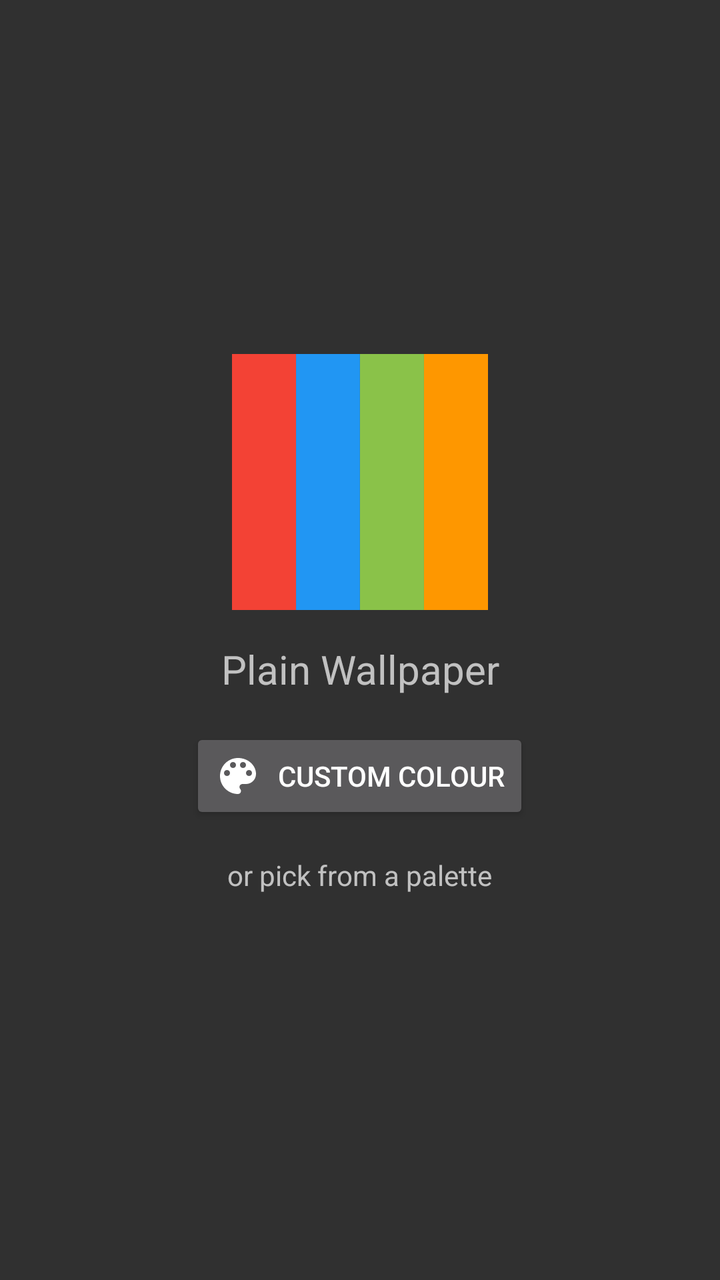
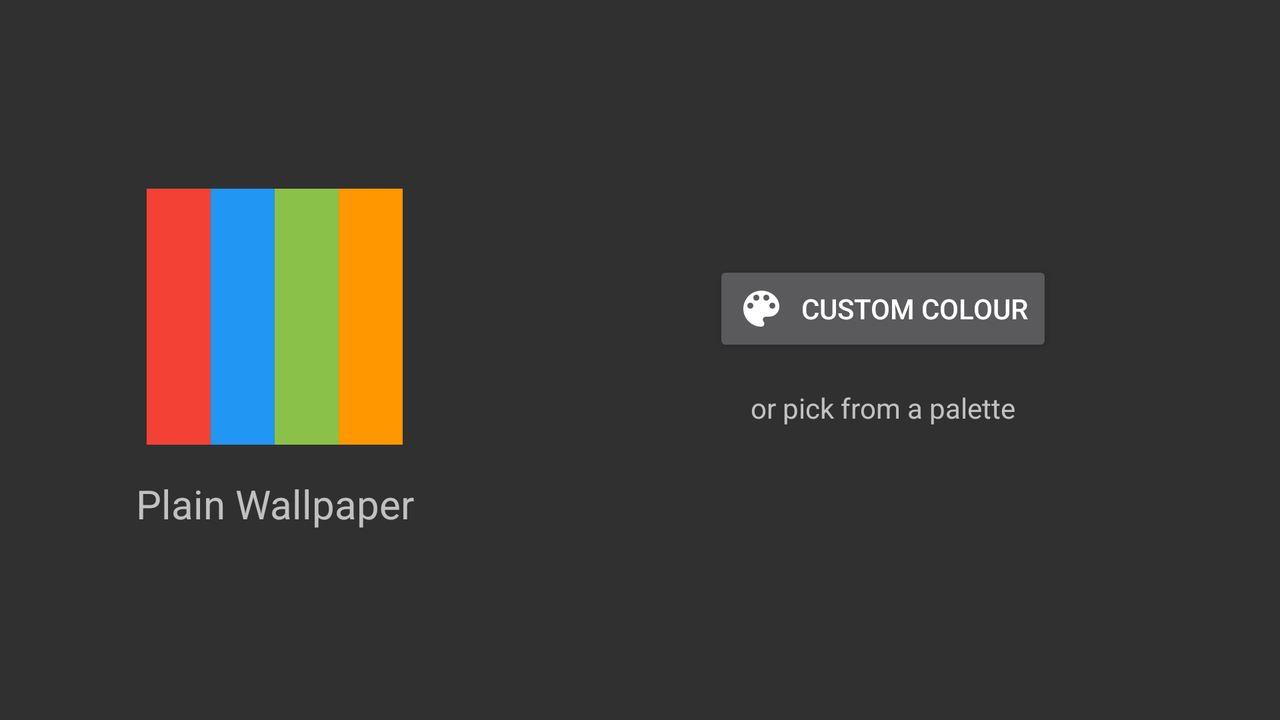

Two renders of one Android screen. The first uses the default layout on a phone; the second uses the alternative layout the repository ships for a different screen configuration, on a matching device. The two XML files are below.
<!-- AndroidManifest.xml: application theme AppTheme -->
<!-- res/layout/fragment_palette_selection.xml -->
<?xml version="1.0" encoding="utf-8"?>
<ScrollView xmlns:android="http://schemas.android.com/apk/res/android"
    android:id="@+id/scrollView"
    android:layout_width="match_parent"
    android:layout_height="match_parent"
    android:fillViewport="true"
    >

  <LinearLayout
      android:id="@+id/layout"
      android:layout_width="match_parent"
      android:layout_height="wrap_content"
      android:gravity="center"
      android:orientation="vertical"
      android:paddingTop="@dimen/vertical_padding"
      android:paddingBottom="@dimen/vertical_padding"
      android:paddingLeft="@dimen/horizontal_padding"
      android:paddingRight="@dimen/horizontal_padding"
      >

    <TextView
        android:layout_height="wrap_content"
        android:layout_width="wrap_content"
        android:gravity="center"
        android:text="@string/app_name"
        android:textSize="@dimen/text_size_title"
        android:drawableTop="@drawable/colorbands_128dp"
        android:drawablePadding="@dimen/vertical_padding"
        android:layout_marginBottom="@dimen/vertical_padding"
        />

    <Button
        android:id="@+id/btnCustomColor"
        android:layout_width="wrap_content"
        android:layout_height="wrap_content"
        android:drawableLeft="@drawable/ic_color_lens_24dp"
        android:drawablePadding="8dp"
        android:drawableStart="@drawable/ic_color_lens_24dp"
        android:text="@string/custom_color"
        />

    <TextView
        android:layout_width="wrap_content"
        android:layout_height="wrap_content"
        android:layout_gravity="center_horizontal"
        android:layout_marginBottom="@dimen/vertical_padding"
        android:layout_marginTop="@dimen/vertical_padding"
        android:text="@string/palette_title"
        />

    <TableLayout
        android:id="@+id/tablePalettes"
        android:layout_width="wrap_content"
        android:layout_height="wrap_content"
        android:layout_gravity="center_horizontal"
        />

  </LinearLayout>

</ScrollView>
<!-- resources referenced by this layout -->
<resources>
  <dimen name="horizontal_padding">16dp</dimen>
  <dimen name="text_size_title">20sp</dimen>
  <dimen name="vertical_padding">16dp</dimen>
  <!-- drawable colorbands_128dp (drawable) -->
  <vector android:height="128dp"
      android:viewportHeight="256.0"
      android:viewportWidth="255.86545"
      android:width="128dp"
      xmlns:android="http://schemas.android.com/apk/res/android">
    <path
        android:fillColor="#fe9700"
        android:pathData="M191.87,128V0h32,32v128,128h-32,-32z"/>
    <path
        android:fillColor="#8ac249"
        android:pathData="M127.87,128V0h32,32v128,128h-32,-32z"/>
    <path
        android:fillColor="#f34235"
        android:pathData="M0,128V0H32,64V128,256H32,-0Z"/>
    <path
        android:fillColor="#2196f3"
        android:pathData="M64,127.91V0H95.93,127.87V127.91L127.87,256 96.11,256 64,256Z"/>
  </vector>
  <!-- drawable ic_color_lens_24dp (drawable) -->
  <vector xmlns:android="http://schemas.android.com/apk/res/android"
      android:width="24dp"
      android:height="24dp"
      android:viewportWidth="24.0"
      android:viewportHeight="24.0">
    <path
        android:fillColor="#FFFFFFFF"
        android:pathData="M12,3c-4.97,0 -9,4.03 -9,9s4.03,9 9,9c0.83,0 1.5,-0.67 1.5,-1.5 0,-0.39 -0.15,-0.74 -0.39,-1.01 -0.23,-0.26 -0.38,-0.61 -0.38,-0.99 0,-0.83 0.67,-1.5 1.5,-1.5L16,16c2.76,0 5,-2.24 5,-5 0,-4.42 -4.03,-8 -9,-8zM6.5,12c-0.83,0 -1.5,-0.67 -1.5,-1.5S5.67,9 6.5,9 8,9.67 8,10.5 7.33,12 6.5,12zM9.5,8C8.67,8 8,7.33 8,6.5S8.67,5 9.5,5s1.5,0.67 1.5,1.5S10.33,8 9.5,8zM14.5,8c-0.83,0 -1.5,-0.67 -1.5,-1.5S13.67,5 14.5,5s1.5,0.67 1.5,1.5S15.33,8 14.5,8zM17.5,12c-0.83,0 -1.5,-0.67 -1.5,-1.5S16.67,9 17.5,9s1.5,0.67 1.5,1.5 -0.67,1.5 -1.5,1.5z"/>
  </vector>
  <string name="app_name">Plain Wallpaper</string>
  <string name="custom_color">Custom colour</string>
  <string name="palette_title">or pick from a palette</string>
  <style name="AppTheme" parent="AppThemeBase">
      <item name="android:windowBackground">@color/background</item>
    </style>
  <!-- from res/values-v21/ -->
  <style name="AppThemeBase" parent="android:Theme.Material.NoActionBar">
    </style>
  <color name="background">#FF303030</color>
</resources>
<!-- res/layout-land/fragment_palette_selection.xml (the repository's variant of the layout above) -->
<!-- drawn on the phone turned sideways -->
<?xml version="1.0" encoding="utf-8"?>
<ScrollView xmlns:android="http://schemas.android.com/apk/res/android"
    android:id="@+id/scrollView"
    android:layout_width="match_parent"
    android:layout_height="match_parent"
    android:fillViewport="true"
    >

  <LinearLayout
      android:id="@+id/layout"
      android:layout_width="match_parent"
      android:layout_height="wrap_content"
      android:gravity="center"
      android:orientation="horizontal"
      android:paddingTop="@dimen/vertical_padding"
      android:paddingBottom="@dimen/vertical_padding"
      android:baselineAligned="false"
      >

    <TextView
        android:layout_width="0dp"
        android:layout_height="wrap_content"
        android:layout_weight="1"
        android:layout_marginLeft="@dimen/horizontal_padding"
        android:layout_marginStart="@dimen/horizontal_padding"
        android:gravity="center"
        android:text="@string/app_name"
        android:textSize="@dimen/text_size_title"
        android:drawableTop="@drawable/colorbands_128dp"
        android:drawablePadding="@dimen/vertical_padding"
        />

    <LinearLayout
        android:layout_width="0dp"
        android:layout_height="wrap_content"
        android:layout_weight="1.5"
        android:layout_marginRight="@dimen/horizontal_padding"
        android:layout_marginEnd="@dimen/horizontal_padding"
        android:orientation="vertical"
        android:gravity="center"
        >

      <Button
          android:id="@+id/btnCustomColor"
          android:layout_width="wrap_content"
          android:layout_height="wrap_content"
          android:drawableLeft="@drawable/ic_color_lens_24dp"
          android:drawableStart="@drawable/ic_color_lens_24dp"
          android:drawablePadding="8dp"
          android:text="@string/custom_color"
          />

      <TextView
          android:layout_width="wrap_content"
          android:layout_height="wrap_content"
          android:layout_gravity="center_horizontal"
          android:layout_marginBottom="@dimen/vertical_padding"
          android:layout_marginTop="@dimen/vertical_padding"
          android:text="@string/palette_title"
          />

      <TableLayout
          android:id="@+id/tablePalettes"
          android:layout_width="wrap_content"
          android:layout_height="wrap_content"
          android:layout_gravity="center_horizontal"
          />

    </LinearLayout>

  </LinearLayout>

</ScrollView>
